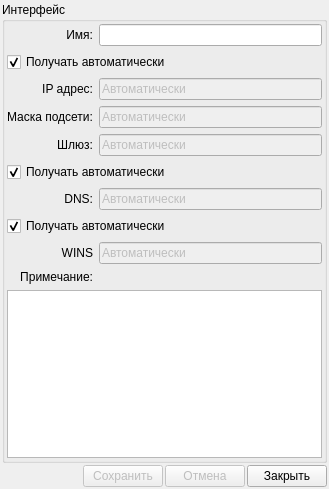
<?xml version="1.0" encoding="UTF-8"?>
<ui version="4.0">
 <class>AddEditNetworkInterface</class>
 <widget class="QDialog" name="AddEditNetworkInterface">
  <property name="geometry">
   <rect>
    <x>0</x>
    <y>0</y>
    <width>329</width>
    <height>489</height>
   </rect>
  </property>
  <property name="windowTitle">
   <string>Сетевой интерфейс</string>
  </property>
  <property name="windowIcon">
   <iconset resource="../icons.qrc">
    <normaloff>:/22x22/network/ico/network_22x22.png</normaloff>:/22x22/network/ico/network_22x22.png</iconset>
  </property>
  <layout class="QVBoxLayout" name="verticalLayout">
   <property name="spacing">
    <number>2</number>
   </property>
   <property name="leftMargin">
    <number>2</number>
   </property>
   <property name="topMargin">
    <number>2</number>
   </property>
   <property name="rightMargin">
    <number>2</number>
   </property>
   <property name="bottomMargin">
    <number>2</number>
   </property>
   <item>
    <widget class="QGroupBox" name="groupBox">
     <property name="title">
      <string>Интерфейс</string>
     </property>
     <layout class="QHBoxLayout" name="horizontalLayout_2">
      <property name="leftMargin">
       <number>2</number>
      </property>
      <property name="topMargin">
       <number>2</number>
      </property>
      <property name="rightMargin">
       <number>2</number>
      </property>
      <property name="bottomMargin">
       <number>2</number>
      </property>
      <item>
       <layout class="QGridLayout" name="gridLayout">
        <item row="7" column="0" colspan="2">
         <widget class="QCheckBox" name="checkAutoWINS">
          <property name="text">
           <string>Получать автоматически</string>
          </property>
          <property name="checked">
           <bool>true</bool>
          </property>
         </widget>
        </item>
        <item row="0" column="0">
         <widget class="QLabel" name="label_5">
          <property name="text">
           <string>Имя:</string>
          </property>
          <property name="alignment">
           <set>Qt::AlignRight|Qt::AlignTrailing|Qt::AlignVCenter</set>
          </property>
         </widget>
        </item>
        <item row="0" column="1">
         <widget class="QLineEdit" name="name">
          <property name="enabled">
           <bool>true</bool>
          </property>
          <property name="text">
           <string/>
          </property>
         </widget>
        </item>
        <item row="8" column="1">
         <widget class="QLineEdit" name="wins">
          <property name="enabled">
           <bool>false</bool>
          </property>
          <property name="text">
           <string>Автоматически</string>
          </property>
         </widget>
        </item>
        <item row="6" column="0">
         <widget class="QLabel" name="label_4">
          <property name="text">
           <string>DNS:</string>
          </property>
          <property name="alignment">
           <set>Qt::AlignRight|Qt::AlignTrailing|Qt::AlignVCenter</set>
          </property>
         </widget>
        </item>
        <item row="6" column="1">
         <widget class="QLineEdit" name="dns">
          <property name="enabled">
           <bool>false</bool>
          </property>
          <property name="text">
           <string>Автоматически</string>
          </property>
         </widget>
        </item>
        <item row="2" column="0">
         <widget class="QLabel" name="label">
          <property name="text">
           <string>IP адрес:</string>
          </property>
          <property name="alignment">
           <set>Qt::AlignRight|Qt::AlignTrailing|Qt::AlignVCenter</set>
          </property>
         </widget>
        </item>
        <item row="5" column="0" colspan="2">
         <widget class="QCheckBox" name="checkAutoDNS">
          <property name="enabled">
           <bool>true</bool>
          </property>
          <property name="text">
           <string>Получать автоматически</string>
          </property>
          <property name="checked">
           <bool>true</bool>
          </property>
         </widget>
        </item>
        <item row="2" column="1">
         <widget class="QLineEdit" name="ip">
          <property name="enabled">
           <bool>false</bool>
          </property>
          <property name="text">
           <string>Автоматически</string>
          </property>
         </widget>
        </item>
        <item row="4" column="1">
         <widget class="QLineEdit" name="gate">
          <property name="enabled">
           <bool>false</bool>
          </property>
          <property name="text">
           <string>Автоматически</string>
          </property>
         </widget>
        </item>
        <item row="8" column="0">
         <widget class="QLabel" name="label_7">
          <property name="text">
           <string>WINS</string>
          </property>
          <property name="alignment">
           <set>Qt::AlignRight|Qt::AlignTrailing|Qt::AlignVCenter</set>
          </property>
         </widget>
        </item>
        <item row="9" column="0">
         <widget class="QLabel" name="label_6">
          <property name="text">
           <string>Примечание:</string>
          </property>
          <property name="alignment">
           <set>Qt::AlignRight|Qt::AlignTrailing|Qt::AlignVCenter</set>
          </property>
         </widget>
        </item>
        <item row="1" column="0" colspan="2">
         <widget class="QCheckBox" name="checkAutoIP">
          <property name="text">
           <string>Получать автоматически</string>
          </property>
          <property name="checked">
           <bool>true</bool>
          </property>
         </widget>
        </item>
        <item row="3" column="1">
         <widget class="QLineEdit" name="maska">
          <property name="enabled">
           <bool>false</bool>
          </property>
          <property name="text">
           <string>Автоматически</string>
          </property>
         </widget>
        </item>
        <item row="3" column="0">
         <widget class="QLabel" name="label_2">
          <property name="text">
           <string>Маска подсети:</string>
          </property>
          <property name="alignment">
           <set>Qt::AlignRight|Qt::AlignTrailing|Qt::AlignVCenter</set>
          </property>
         </widget>
        </item>
        <item row="4" column="0">
         <widget class="QLabel" name="label_3">
          <property name="text">
           <string>Шлюз:</string>
          </property>
          <property name="alignment">
           <set>Qt::AlignRight|Qt::AlignTrailing|Qt::AlignVCenter</set>
          </property>
         </widget>
        </item>
        <item row="10" column="0" colspan="2">
         <widget class="QPlainTextEdit" name="note"/>
        </item>
       </layout>
      </item>
     </layout>
    </widget>
   </item>
   <item>
    <layout class="QHBoxLayout" name="horizontalLayout">
     <item>
      <spacer name="horizontalSpacer">
       <property name="orientation">
        <enum>Qt::Horizontal</enum>
       </property>
       <property name="sizeHint" stdset="0">
        <size>
         <width>40</width>
         <height>20</height>
        </size>
       </property>
      </spacer>
     </item>
     <item>
      <widget class="QPushButton" name="buttonSave">
       <property name="enabled">
        <bool>false</bool>
       </property>
       <property name="text">
        <string>Сохранить</string>
       </property>
       <property name="icon">
        <iconset resource="../icons.qrc">
         <normaloff>:/16x16/save/ico/filesaveas_16x16.png</normaloff>:/16x16/save/ico/filesaveas_16x16.png</iconset>
       </property>
      </widget>
     </item>
     <item>
      <widget class="QPushButton" name="buttonRevert">
       <property name="enabled">
        <bool>false</bool>
       </property>
       <property name="text">
        <string>Отмена</string>
       </property>
       <property name="icon">
        <iconset resource="../icons.qrc">
         <normaloff>:/16x16/revert/ico/revert_save_16x16.png</normaloff>:/16x16/revert/ico/revert_save_16x16.png</iconset>
       </property>
      </widget>
     </item>
     <item>
      <widget class="QPushButton" name="buttonClose">
       <property name="text">
        <string>Закрыть</string>
       </property>
       <property name="icon">
        <iconset resource="../icons.qrc">
         <normaloff>:/16x16/cancelDel/ico/button_cancel_16x16 (1).png</normaloff>:/16x16/cancelDel/ico/button_cancel_16x16 (1).png</iconset>
       </property>
      </widget>
     </item>
    </layout>
   </item>
  </layout>
 </widget>
 <tabstops>
  <tabstop>name</tabstop>
  <tabstop>checkAutoIP</tabstop>
  <tabstop>ip</tabstop>
  <tabstop>maska</tabstop>
  <tabstop>gate</tabstop>
  <tabstop>checkAutoDNS</tabstop>
  <tabstop>dns</tabstop>
  <tabstop>checkAutoWINS</tabstop>
  <tabstop>wins</tabstop>
  <tabstop>buttonSave</tabstop>
  <tabstop>buttonRevert</tabstop>
  <tabstop>buttonClose</tabstop>
 </tabstops>
 <resources>
  <include location="../icons.qrc"/>
 </resources>
 <connections/>
</ui>
